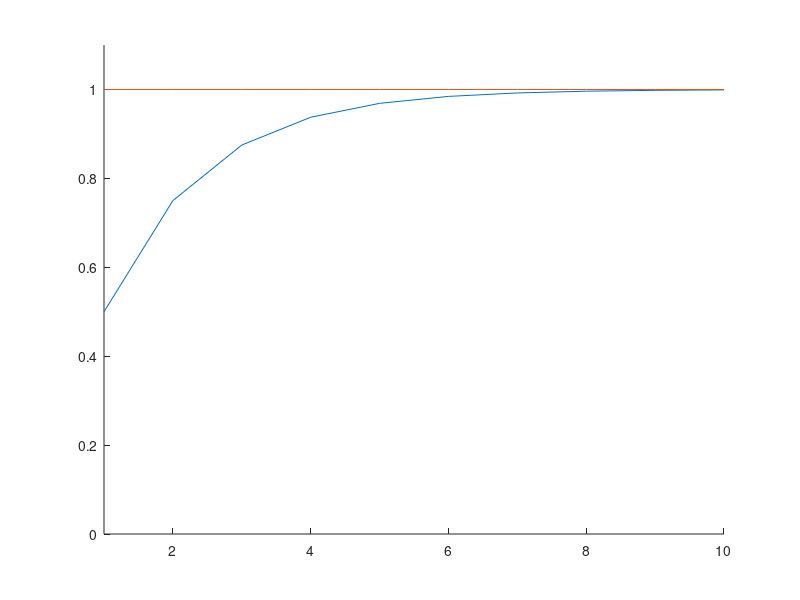
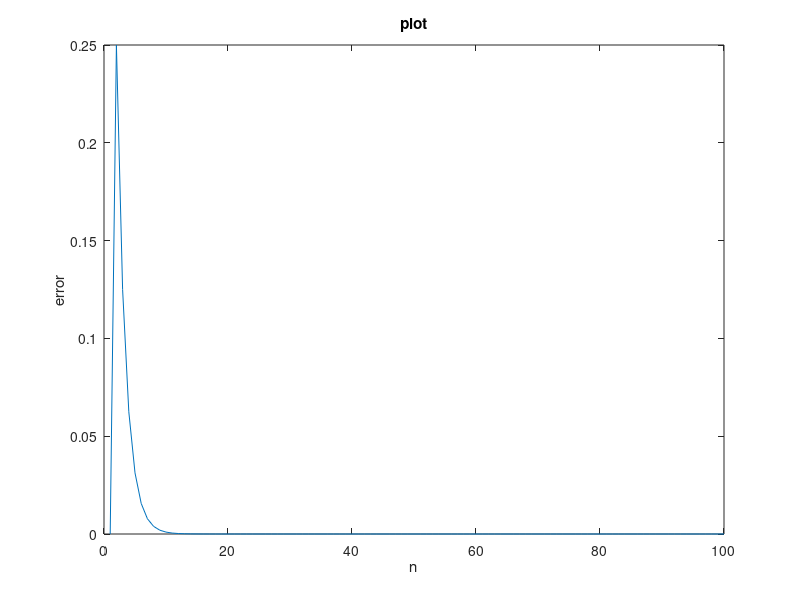
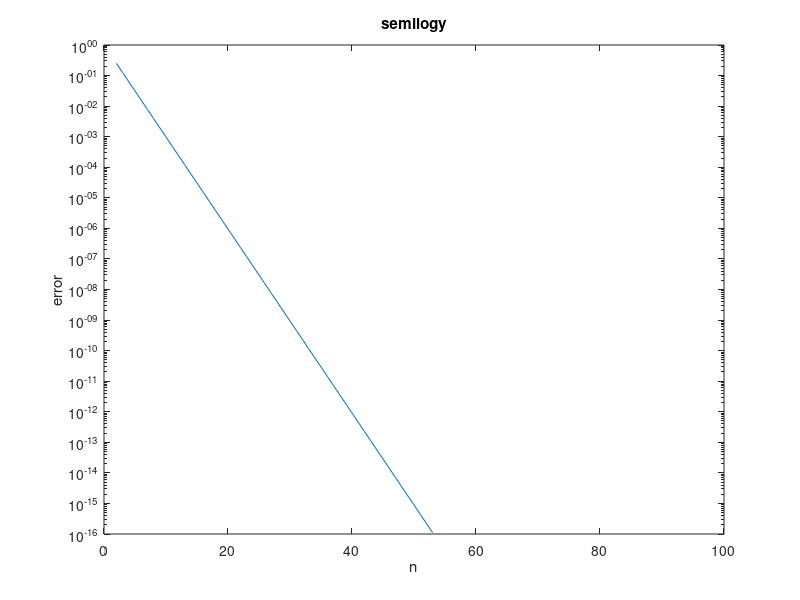
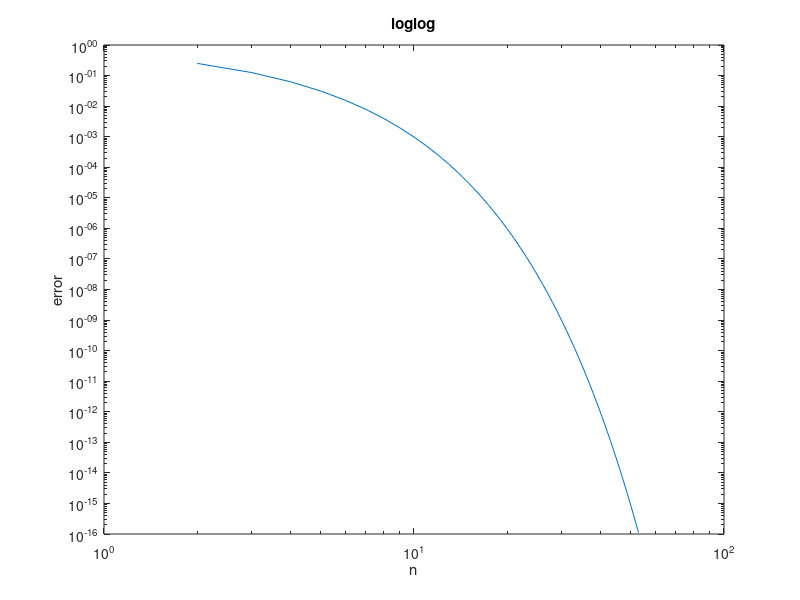

Write the MATLAB code that produced these figures, in order.
%We want to print the partial sum of the series 1/2^k.

%Define a maximum point we want to reach, and a set of n
nmax=10;
ns=1:nmax;
% initializing partial sums and computing them
A=zeros(nmax,1);
A(1)=1/2;
for k=2:nmax
    A(k)=A(k-1)+1/2^k;
end

%plot on the figure A and a line of ones.
fig2=figure()
hold on
axis([1 nmax, 0, 1.1])
plot(ns,A)
plot(ns,ones(size(ns)))
hold off


%% error
%As before, but also computing the error wrt 1. (I'm choosing a bigger nmax)
nmax=100;
ns=1:nmax;
A=zeros(nmax,1);
errs=zeros(nmax,1);
A(1)=1/2;
for k=2:nmax
    A(k)=A(k-1)+1/2^k;
    errs(k) = abs(1-A(k));
end

figure()
plot(ns,errs)
title('plot')
ylabel('error')
xlabel('n')

figure()
semilogy(ns,errs)
title('semilogy')
ylabel('error')
xlabel('n')

figure()
loglog(ns,errs)
title('loglog')
ylabel('error')
xlabel('n')

figure()
semilogx(ns,errs)
title('semilogx')
ylabel('error')
xlabel('n')

% The best is the semilogy in this context, because we can see the plot as
% a line and catch the details of its behaviour